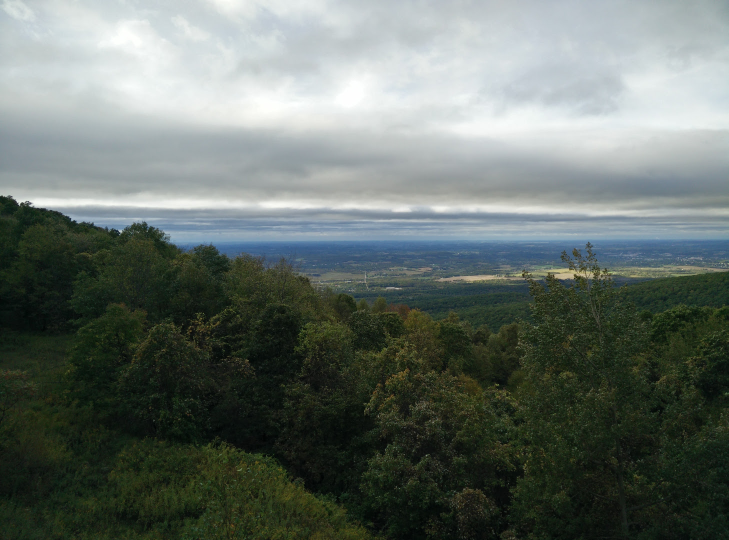
#> input picture data/pano_left.jpg, 1457 x 1080 px (shown at 1/2 size)
$ python trial.py
#> lines starting #> are read from the running program, lines starting #| are printed output that depends on the picture
#> in main, img1 is the input picture: shape (1080, 1457, 3); mean B, G, R 105.4, 111.1, 101.9
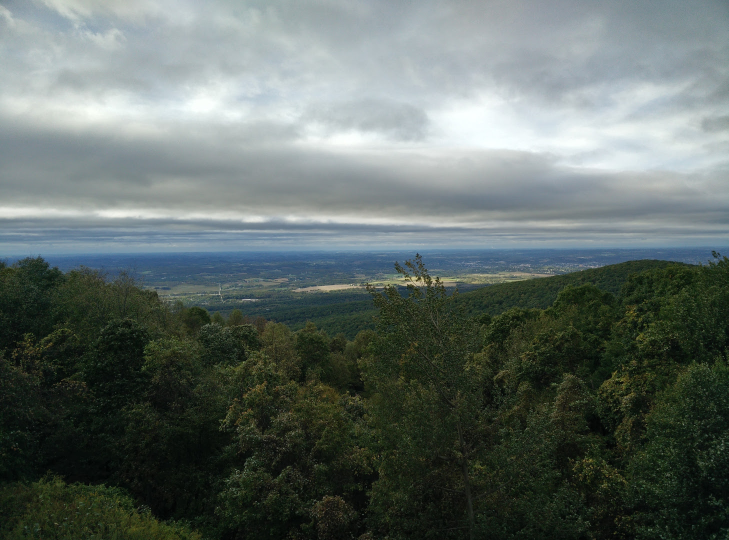
#> input picture data/pano_right.jpg, 1457 x 1080 px (shown at 1/2 size)
#> in main, img2 is the input picture: shape (1080, 1457, 3); mean B, G, R 103, 107.1, 96.8
import cv2
import numpy as np
import sys

class Image_Stitching():
    def __init__(self) :
        self.ratio=0.85
        self.min_match=10
        self.sift=cv2.xfeatures2d.SIFT_create()
        self.smoothing_window_size=800

    def registration(self,img1,img2):
        kp1, des1 = self.sift.detectAndCompute(img1, None)
#> kp1 = 1617 keypoints; strongest (x, y, size): (57, 403, 1.8), (853, 911, 2.3), (76, 405, 17.8), (241, 463, 4.2)
        kp2, des2 = self.sift.detectAndCompute(img2, None)
#> kp2 = 2391 keypoints; strongest (x, y, size): (1324, 907, 2), (872, 561, 2.2), (852, 559, 1.8), (833, 561, 2.6)
        matcher = cv2.BFMatcher()
        raw_matches = matcher.knnMatch(des1, des2, k=2)
#> raw_matches = 1617 matches
        good_points = []
        good_matches=[]
        for m1, m2 in raw_matches:
            if m1.distance < self.ratio * m2.distance:
                good_points.append((m1.trainIdx, m1.queryIdx))
                good_matches.append([m1])
#> after the loop, good_matches = 216 matches; good_points = 216 pairs, first value 4 to 2341, second value 11 to 1609
        img3 = cv2.drawMatchesKnn(img1, kp1, img2, kp2, good_matches, None, flags=2)
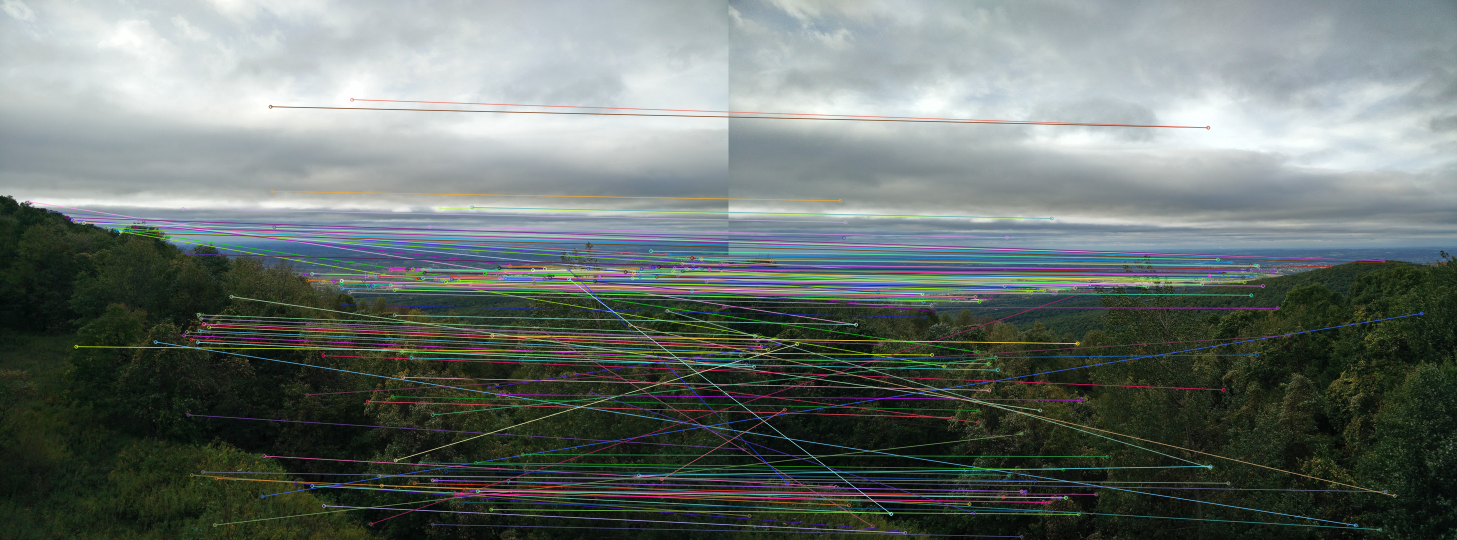
#> img3: shape (1080, 2914, 3) (shown at 1/2 size); mean B, G, R 109.6, 113.6, 104.9
        cv2.imwrite('matching.jpg', img3)
        if len(good_points) > self.min_match:
            image1_kp = np.float32(
                [kp1[i].pt for (_, i) in good_points])
#> image1_kp = 216 pairs, first value 56.6 to 1447.9, second value 198.8 to 1049.6
            image2_kp = np.float32(
                [kp2[i].pt for (i, _) in good_points])
#> image2_kp = 216 pairs, first value 15.88 to 1432.6, second value 255 to 1073.1
            H, status = cv2.findHomography(image2_kp, image1_kp, cv2.RANSAC,5.0)
#> H = [[0.709, -0.00413, 361.1], [-0.0924, 0.893, 32.61], [-0.000203, 1.09e-05, 1]]; status = 216 values, max 1 at index 19, min 0 at index 0, mean 0.681
        return H

    def create_mask(self,img1,img2,version):
        height_img1 = img1.shape[0]
        width_img1 = img1.shape[1]
        width_img2 = img2.shape[1]
        height_panorama = height_img1
        width_panorama = width_img1 +width_img2
        offset = int(self.smoothing_window_size / 2)
        barrier = img1.shape[1] - int(self.smoothing_window_size / 2)
        mask = np.zeros((height_panorama, width_panorama))
        if version== 'left_image':
            mask[:, barrier - offset:barrier + offset ] = np.tile(np.linspace(1, 0, 2 * offset ).T, (height_panorama, 1))
            mask[:, :barrier - offset] = 1
        else:
            mask[:, barrier - offset :barrier + offset ] = np.tile(np.linspace(0, 1, 2 * offset ).T, (height_panorama, 1))
            mask[:, barrier + offset:] = 1
        return cv2.merge([mask, mask, mask])

    def blending(self,img1,img2):
        H = self.registration(img1,img2)
        print(H)
#| [[ 7.08752959e-01 -4.12962910e-03  3.61145407e+02]
#|  [-9.24058323e-02  8.92643796e-01  3.26116538e+01]
#|  [-2.02935641e-04  1.09027873e-05  1.00000000e+00]]
        height_img1 = img1.shape[0]
#> height_img1 = 1080
        width_img1 = img1.shape[1]
#> width_img1 = 1457
        width_img2 = img2.shape[1]
#> width_img2 = 1457
        height_panorama = height_img1
#> height_panorama = 1080
        width_panorama = width_img1 +width_img2
#> width_panorama = 2914

        panorama1 = np.zeros((height_panorama, width_panorama, 3))
        mask1 = self.create_mask(img1,img2,version='left_image')
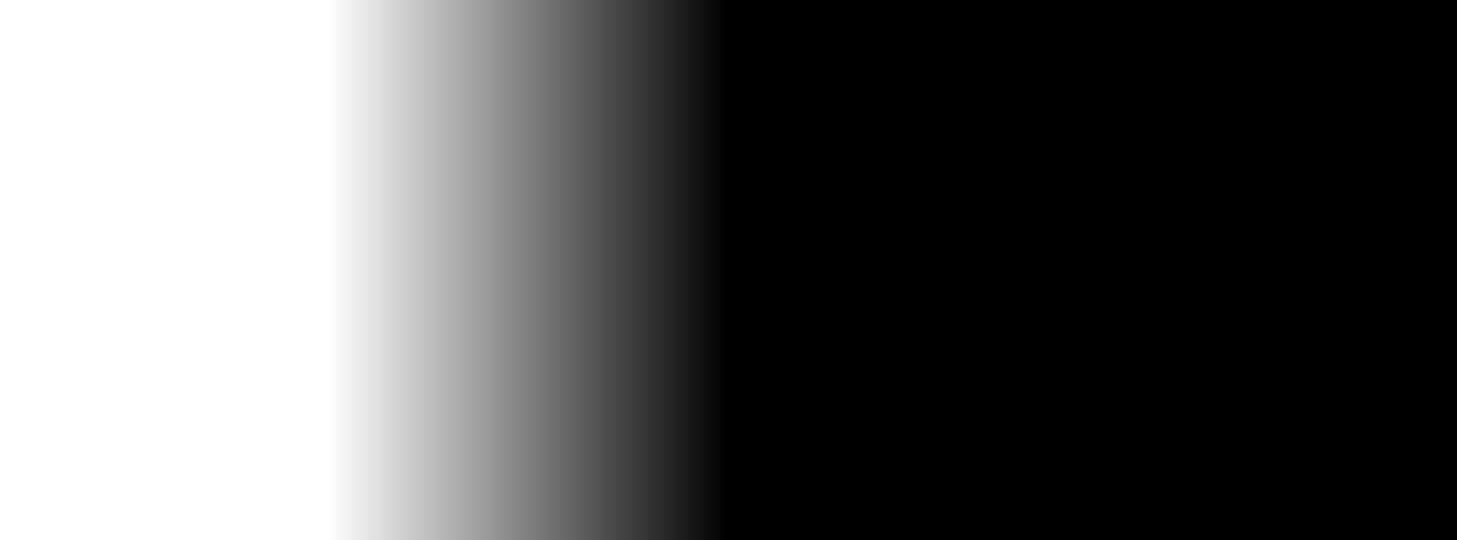
#> mask1: shape (1080, 2914, 3) float64 (shown at 1/2 size); min 0, max 1, mean 0.363
        panorama1[0:img1.shape[0], 0:img1.shape[1], :] = img1
        panorama1 *= mask1
        mask2 = self.create_mask(img1,img2,version='right_image')
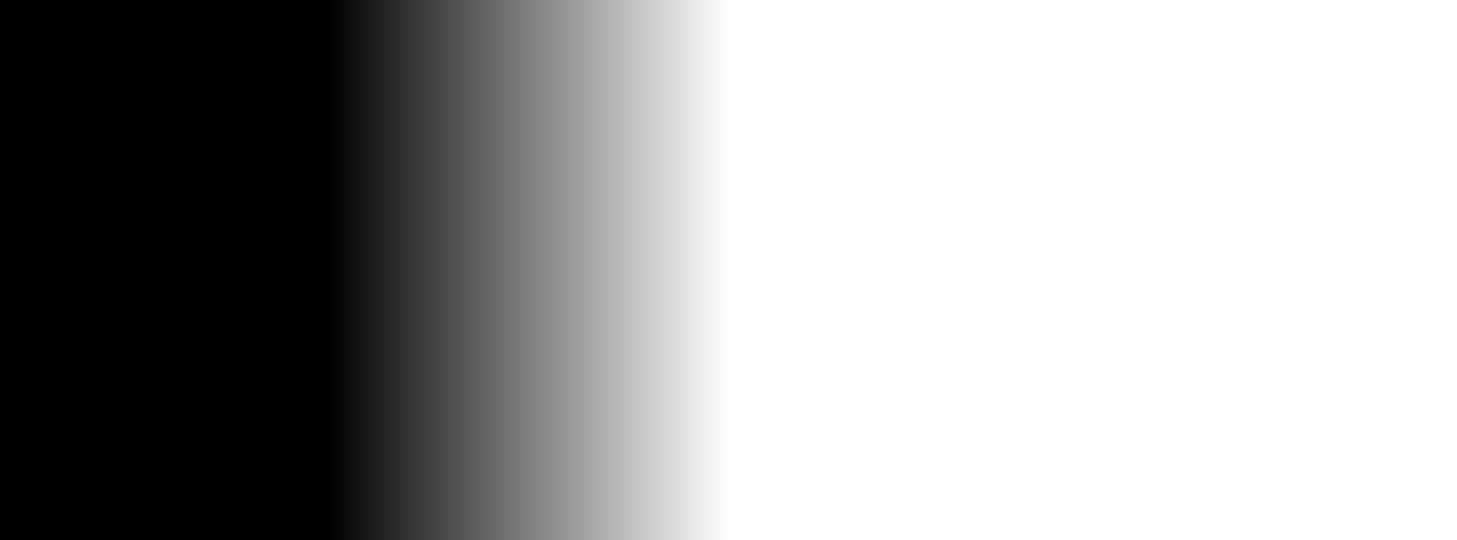
#> mask2: shape (1080, 2914, 3) float64 (shown at 1/2 size); min 0, max 1, mean 0.637
        panorama2 = cv2.warpPerspective(img2, H, (width_panorama, height_panorama))*mask2
        result=panorama1+panorama2
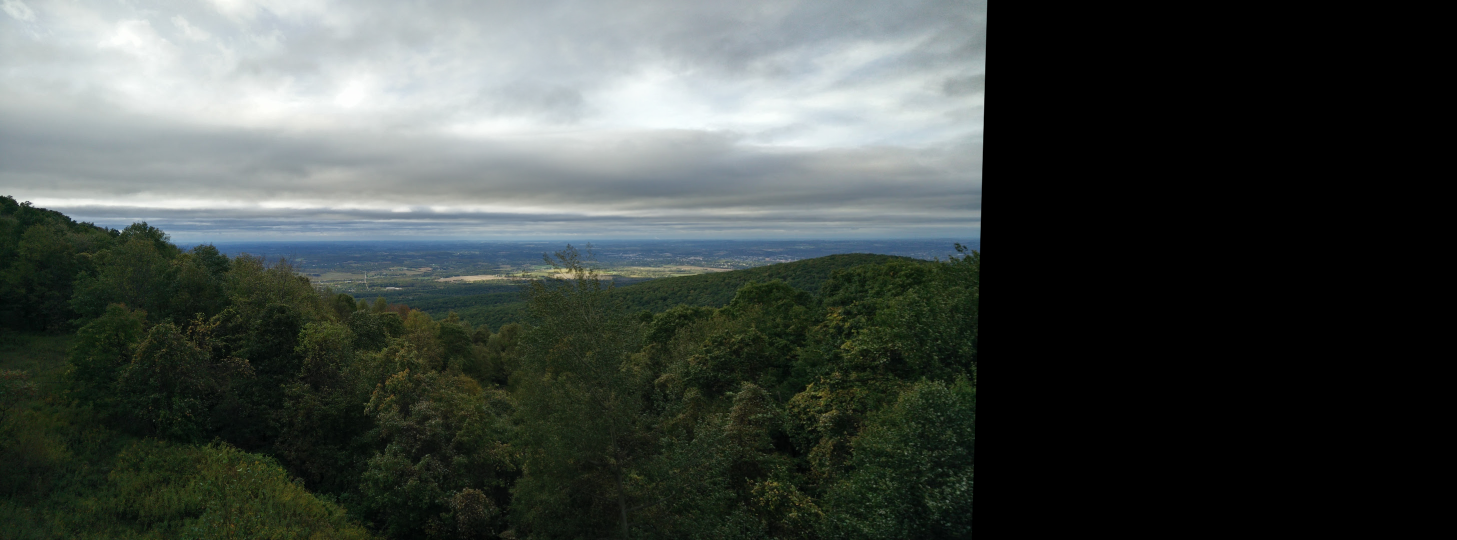
#> result: shape (1080, 2914, 3) float64 (shown at 1/2 size); mean B, G, R 69.6, 73.3, 66.9; drawn with min black and max white

        rows, cols = np.where(result[:, :, 0] != 0)
        min_row, max_row = min(rows), max(rows) + 1
#> min_row = 0; max_row = 1080
        min_col, max_col = min(cols), max(cols) + 1
#> min_col = 0; max_col = 1975
        final_result = result[min_row:max_row, min_col:max_col, :]
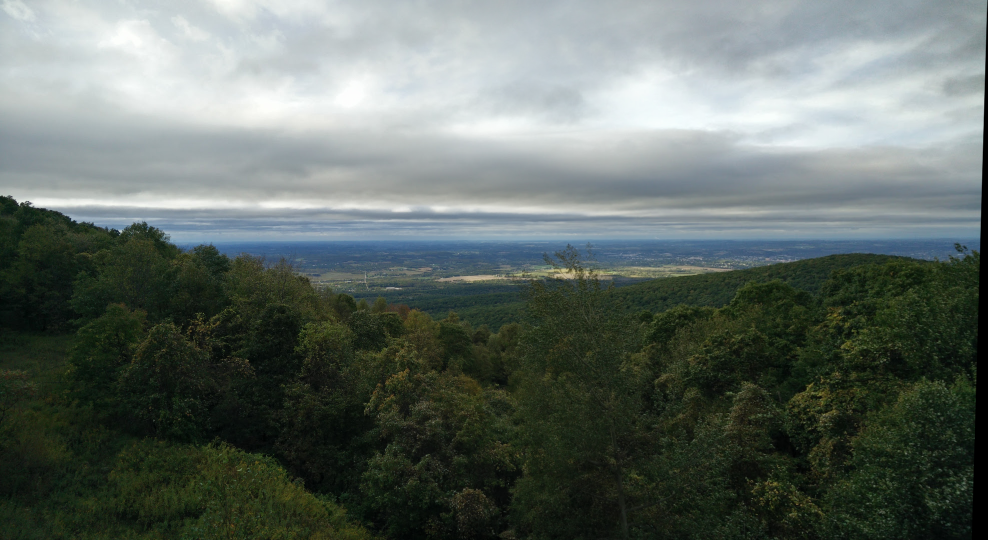
#> final_result: shape (1080, 1975, 3) float64 (shown at 1/2 size); mean B, G, R 102.6, 108.2, 98.7; drawn with min black and max white
        return final_result

def main(argv1,argv2):
    img1 = cv2.imread(argv1)
    img2 = cv2.imread(argv2)

    final=Image_Stitching().blending(img1,img2)
    cv2.imwrite('panorama.jpg', final)
if __name__ == '__main__':
    try:
        main('../data/pano_left.jpg', '../data/pano_right.jpg')
    except IndexError:
        print ("Please input two source images: ")
        print ("For example: python Image_Stitching.py '/Users/linrl3/Desktop/picture/p1.jpg' '/Users/linrl3/Desktop/picture/p2.jpg'")
